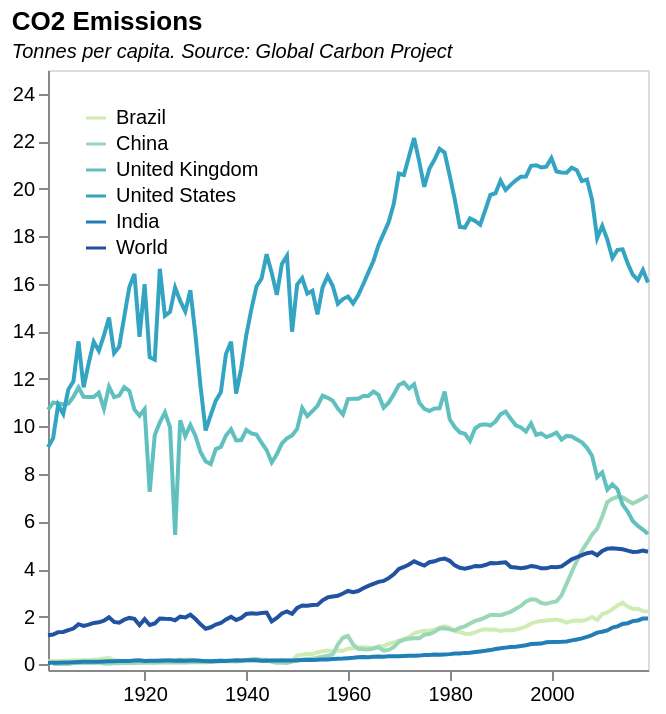

Express this chart as Vega-Lite.
### Vega-Lite specification from a JSON file in a GitHub repository (floating-point values rounded to 4 significant figures; data arrays with more than 128 entries replaced by an {"elided": "..."} marker saying what was removed)
{"$schema": "https://vega.github.io/schema/vega-lite/v5.json", "description": "Carbon per capita by country", "title": {"text": "CO2 Emissions", "subtitle": "Tonnes per capita. Source: Global Carbon Project", "subtitleFontStyle": "italic", "subtitleFontSize": 10, "anchor": "start", "color": "black"}, "data": {"values": {"elided": "714 records"}, "format": {"parse": {"Time": "date"}}}, "height": 300, "width": 300, "mark": "line", "encoding": {"x": {"field": "Time", "type": "temporal", "title": "", "axis": {"grid": false}}, "y": {"field": "Value", "type": "quantitative", "title": "", "axis": {"grid": false}, "sort": [], "scale": {"domain": [-0.25, 25]}}, "color": {"field": "Country", "title": null, "legend": {"orient": "top-left"}, "type": "nominal", "sort": [], "scale": {"scheme": "yellowgreenblue"}}, "tooltip": [{"field": "Time", "type": "temporal", "timeUnit": "year", "title": "Year"}, {"field": "Value", "type": "quantitative", "title": "CO2 per capita (t)"}, {"field": "Country"}]}}
